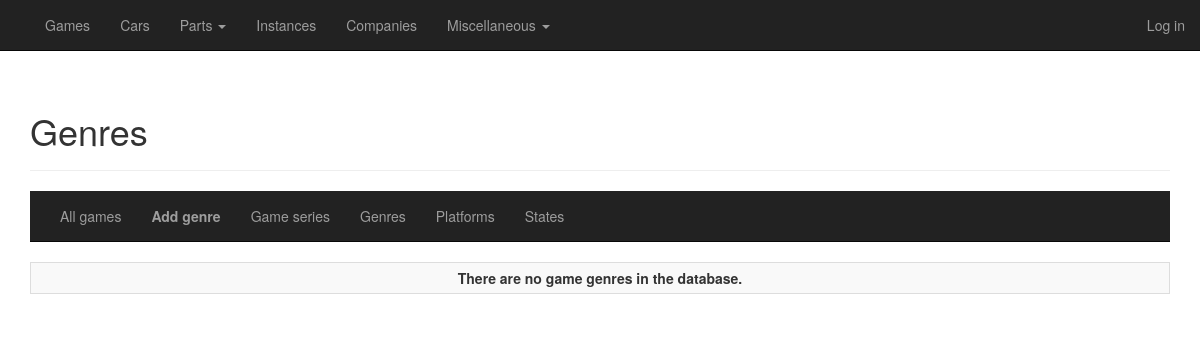
The app's page /games/genres, older data.
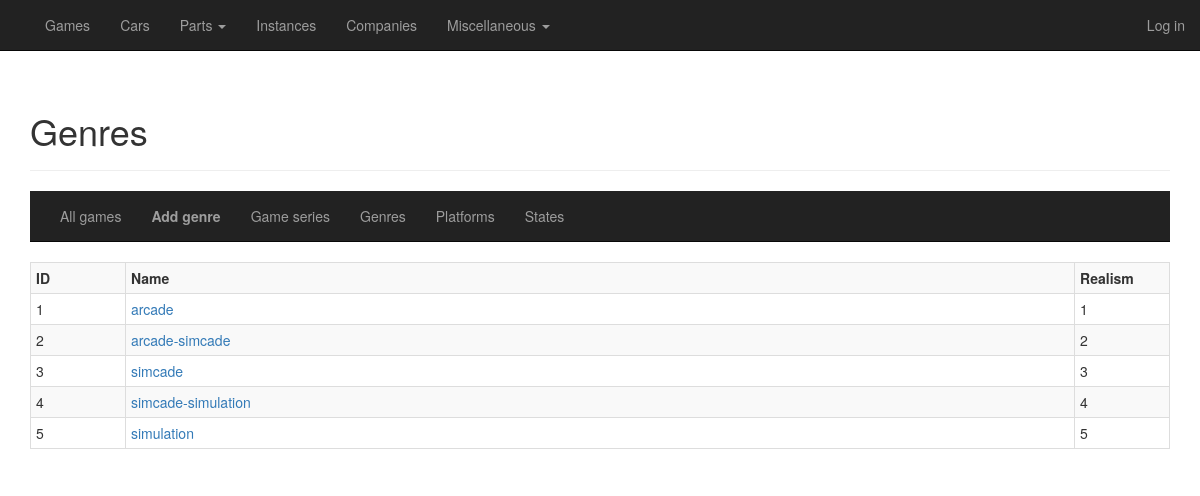
The same page, newer data.
### general/models/game.py (models this page shows, shortened)
class GameGenre(database.Model):
    __tablename__ = "game_genres"
    id = database.Column(database.Integer, primary_key=True)
    name = database.Column(database.Unicode, index=True, nullable=False, unique=True)
    realism = database.Column(database.Integer, nullable=False, unique=True)
    games = database.relationship('Game', backref='genre', lazy='dynamic')

### general/routes_games.py (the view)
@cardb.route("/games/genres", methods=['GET'])
def overview_genres():
    genres = GameGenre.query.order_by(GameGenre.realism.asc()).all()
    return render_template("games_overview_genres.html",
                           title="Genres",
                           heading="Genres",
                           genres=genres,
                           viewing="genres")

### general/templates/games_overview_genres.html
{% extends "games_base.html" %}
{% block games_content %}
    <div>
        <table class="table table-hover table-striped table-bordered table-condensed">
            {% if genres == [] %}
            <tr>
                <td class="col-sm-12 text-center"><b>There are no game genres in the database.</b></td>
            </tr>
            {% else %}
            <tr>
                <td class="col-sm-1"><strong>ID</strong></td>
                <td class="col-sm-10"><strong>Name</strong></td>
                <td class="col-sm-1"><strong>Realism</strong></td>
            </tr>
                {% for genre in genres %}
            <tr>
                <td class="col-sm-1">{{ genre.id }}</td>
                <td class="col-sm-10"><a href="{{ url_for('detail_genre', id=genre.id) }}">{{ genre.name }}</a></td>
                <td class="col-sm-1">{{ genre.realism }}</td>
            </tr>
                {% endfor %}
            {% endif %}
        </table>
    </div>
{% endblock %}

### general/templates/games_base.html (shortened to what this page needs)
{% extends "base.html" %}
{% block cardb_content %}
    <div class="page-header">
        <h1>{{ heading }}</h1>
    </div>
    {% block submenu %}
        <nav class="navbar navbar-inverse navbar-static-top">
            <div class="container">
                <div class="collapse navbar-collapse">
                    <ul class="nav navbar-nav">
                        <li><a class="hover-underline-animation" href="{{ url_for('overview_games') }}">All games</a></li>
                        {% if viewing == "genres" %}
                        <li><a class="hover-underline-animation" href="{{ url_for('add_genre') }}"><strong>Add genre</strong></a></li>
                        {% endif %}
                        <li><a class="hover-underline-animation" href="{{ url_for('overview_game_series') }}">Game series</a></li>
                        <li><a class="hover-underline-animation" href="{{ url_for('overview_genres') }}">Genres</a></li>
                        <li><a class="hover-underline-animation" href="{{ url_for('overview_platforms') }}">Platforms</a></li>
                        <li><a class="hover-underline-animation" href="{{ url_for('overview_states') }}">States</a></li>
                    </ul>
                </div>
            </div>
        </nav>
    {% endblock %}
    {% block games_content %}
    {% endblock %}
{% endblock %}

### general/templates/base.html (shortened to what this page needs)
{% extends "bootstrap/base.html" %}
{% block styles %}
    {{super()}}
    <link href="{{ url_for('static', filename='css/car-database.css') }}" rel="stylesheet">
{% endblock %}
{% block navbar %}
    <nav class="navbar navbar-inverse navbar-static-top">
        <div class="container">
            <div class="collapse navbar-collapse" id="bs-example-navbar-collapse-1">
                <ul class="nav navbar-nav">
                    <li><a class="hover-underline-animation" href="{{ url_for('overview_games') }}">Games</a></li>
                    <li><a class="hover-underline-animation" href="{{ url_for('overview_cars') }}">Cars</a></li>
                    <li class="dropdown">
                        <a href="#" class="dropdown-toggle" data-toggle="dropdown">Parts <b class="caret"></b></a>
                    </li>
                    <li><a class="hover-underline-animation" href="{{ url_for('overview_instances') }}">Instances</a></li>
                    <li><a class="hover-underline-animation" href="{{ url_for('overview_companies') }}">Companies</a></li>
                    <li class="dropdown">
                        <a href="#" class="dropdown-toggle" data-toggle="dropdown">Miscellaneous <b class="caret"></b></a>
                    </li>
                </ul>
                <p class="navbar-text navbar-right">{% if current_user.is_anonymous %}<a href="{{ url_for('login') }}" class="navbar-link">Log in</a>{% else %}{{ current_user.username }} | <a href="{{ url_for('logout') }}" class="navbar-link">Log out</a>{% endif %}</p>
            </div>
        </div>
    </nav>
{% endblock %}
{% block content %}
    <div class="container">
        {% block cardb_content %}
        {% endblock %}
    </div>
{% endblock %}

### general/static/css/car-database.css (style rules this page uses)
.hover-underline-animation { display: inline-block; position: relative; color: white; }
.hover-underline-animation::after { content: ''; position: absolute; width: 100%; transform: scaleX(0); height: 2px; bottom: 0; left: 0; background-color: white; transform-origin: bottom right; transition: transform 0.25s ease-out; }

Row changes from the older to the newer data that the page shows:
added GameGenre: id "1", name "arcade", realism "1"
added GameGenre: id "2", name "arcade-simcade", realism "2"
added GameGenre: id "3", name "simcade", realism "3"
added GameGenre: id "4", name "simcade-simulation", realism "4"
added GameGenre: id "5", name "simulation", realism "5"
Text that changed along with them:
text no longer shown: "There are no game genres in the database."
text now shown: "ID Name Realism"
